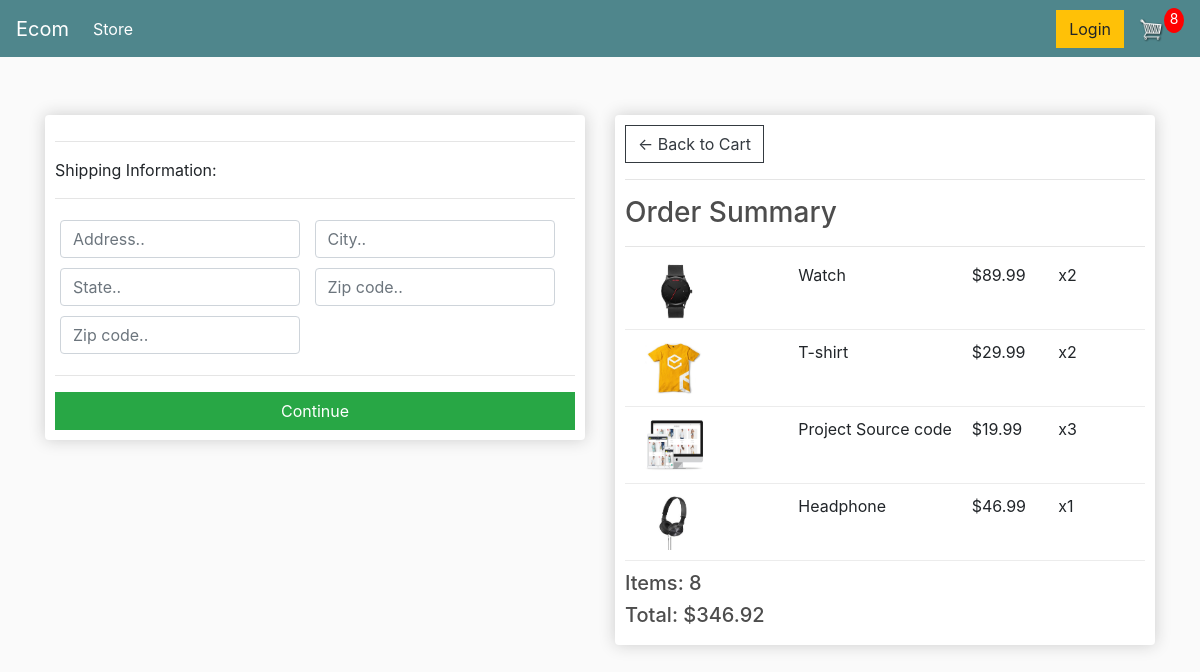
The page /checkout/ (signed in) on the database as committed earlier.
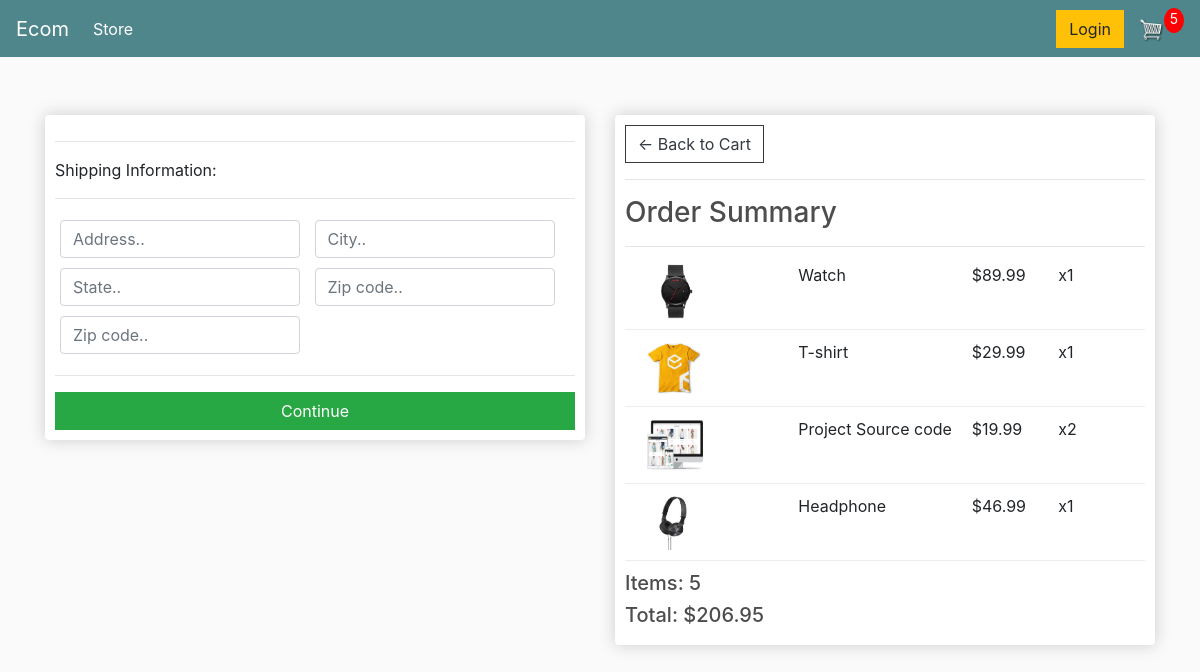
The same page on the database as committed later.
### store/models.py (models this page shows, shortened)
class OrderItem(models.Model):
	product = models.ForeignKey(Product, on_delete=models.SET_NULL, null=True)
	order = models.ForeignKey(Order, on_delete=models.SET_NULL, null=True)
	quantity = models.IntegerField(default=0, null=True, blank=True)
	date_added = models.DateTimeField(auto_now_add=True)
	@property
	def get_total(self):
		total = self.product.price * self.quantity
		return total

class Order(models.Model):
	customer = models.ForeignKey(Customer, on_delete=models.SET_NULL, null=True, blank=True)
	date_ordered = models.DateTimeField(auto_now_add=True)
	complete = models.BooleanField(default=False)
	transaction_id = models.CharField(max_length=100, null=True)
	@property
	def shipping(self):
		shipping = False
		orderitems = self.orderitem_set.all()
		for i in orderitems:
			if i.product.digital == False:
				shipping = True
		return shipping
	@property
	def get_cart_total(self):
		orderitems = self.orderitem_set.all()
		total = sum([item.get_total for item in orderitems])
		return total
	@property
	def get_cart_items(self):
		orderitems = self.orderitem_set.all()
		total = sum([item.quantity for item in orderitems])
		return total

class Product(models.Model):
	name = models.CharField(max_length=200)
	price = models.DecimalField(max_digits=7,decimal_places=2)
	digital = models.BooleanField(default=False,null=True, blank=True)
	image = models.ImageField(null=True, blank=True)
	@property
	def imageURL(self):
		try:
			url = self.image.url
		except:
			url = ''
		return url

### store/views.py (the view)
# urls.py: path('checkout/', views.checkout, name="checkout"),
def checkout(request):
	if request.user.is_authenticated:
		customer = request.user.customer
		order, created = Order.objects.get_or_create(customer=customer, complete=False)
		items = order.orderitem_set.all()
		cartItems = order.get_cart_items
	else:
		items = []
		order = {'get_cart_total':0, 'get_cart_items':0, 'shipping':False}
		cartItems = order['get_cart_items']
	context = {'items':items, 'order':order , 'cartItems':cartItems}
	return render(request, 'store/checkout.html', context)

### store/templates/store/checkout.html (shortened to what this page needs)
{% extends 'store/main.html' %}
{% load static%}
{% block content %}
<div class=row>
    <div class="col-lg-6">
        <div class="box-element" id="form-wrapper">
            <form id="form">
                <div id="shipping-info">
                    <hr>
                    <p>Shipping Information:</p>
                    <hr>
                    <div class="form-field">
                        <input class="form-control" type="text" name="address" placeholder="Address..">
                    </div>
                    <div class="form-field">
                        <input class="form-control" type="text" name="city" placeholder="City..">
                    </div>
                    <div class="form-field">
                        <input class="form-control" type="text" name="state" placeholder="State..">
                    </div>
                    <div class="form-field">
                        <input class="form-control" type="text" name="zipcode" placeholder="Zip code..">
                    </div>
                    <div class="form-field">
                        <input class="form-control" type="text" name="country" placeholder="Zip code..">
                    </div>
                </div>
                <hr>
                <input id="form-button" class="btn btn-success btn-block" type="submit" value="Continue">
            </form>
        </div>
        <br>
    </div>
    <div class="col-lg-6">
        <div class="box-element">
            <a  class="btn btn-outline-dark" href="{% url 'cart' %}">&#x2190; Back to Cart</a>
				<hr>
				<h3>Order Summary</h3>
				<hr>
                {% for item in items%}
				<div class="cart-row">
					<div style="flex:2"><img class="row-image" src="{{item.product.imageURL}}"></div>
					<div style="flex:2"><p>{{item.product.name}}</p></div>
					<div style="flex:1"><p>${{item.product.price}}</p></div>
					<div style="flex:1"><p>x{{item.quantity}}</p></div>
				</div>
                {% endfor%}
				<h5>Items: {{order.get_cart_items}}</h5>
				<h5>Total: ${{order.get_cart_total|floatformat:2}}</h5>
        </div>
    </div>
</div>
{% endblock content %}

Rows that differ between the two databases and show on the page:
changed OrderItem "Watch": quantity "2" → "1"
changed OrderItem "T-shirt": quantity "2" → "1"
changed OrderItem "Project Source code": quantity "3" → "2"
changed through a linked row, Order: get_cart_items "8" → "5"; get_cart_total "346.92" → "206.95"
Other text that changed with them:
{{ cartItems }}: "8" → "5"
